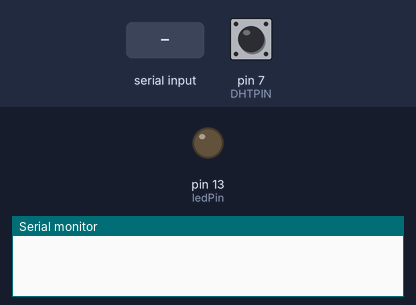
Bench run of a sketch on a simulated Arduino Uno, built with avr-gcc and run on an emulated ATmega328P. Shown: output pins drawn as LEDs (lit = HIGH), the last lines printed to the serial monitor. The inputs (shaded band) are chosen by the test bench; at power-on: pin 7 (DHTPIN) HIGH.

Above: at 1.2 s.
1.3 s: "2" received over Serial
At 1.6 s:
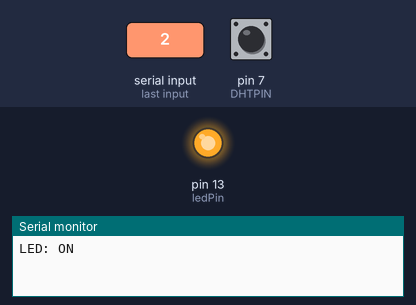
2.8 s: "1" received over Serial
At 4.6 s:
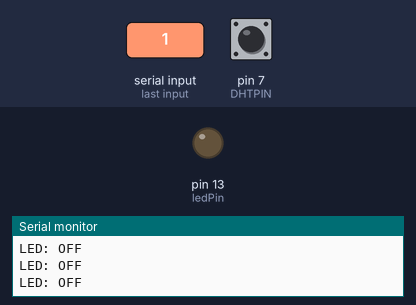
Timing chart, 0 to 6.1 s (numbered marks = the images above; inputs shaded):
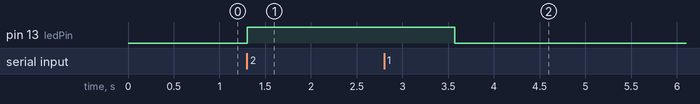

The sketch:

bluetoothwithdht22.ino
```cpp
//http://howtomechatronics.com/tutorials/arduino/arduino-and-hc-05-bluetooth-module-tutorial/
//https://create.arduino.cc/projecthub/attari/temperature-monitoring-with-dht22-arduino-15b013

#include <DHT.h>

#define ledPin 13
#define DHTPIN 7
#define DHTTYPE DHT22
DHT dht(DHTPIN, DHTTYPE);
int state = 0;

int chk;
float hum;
float temp;

void setup() {
  pinMode(ledPin, OUTPUT);
  digitalWrite(ledPin, LOW);
  Serial.begin(9600);

  dht.begin();
}

void loop() {
  if (Serial.available() > 0) {
    state = Serial.read();
  }

  if (state == '1') {
    digitalWrite(ledPin, LOW);
    Serial.println("LED: OFF");
  }
  else if (state == '2') {
    digitalWrite(ledPin, HIGH);
    Serial.println("LED: ON");
    delay(2000);
    hum = dht.readHumidity();
    temp = dht.readTemperature();
    Serial.print("Humidity: ");
    Serial.print(hum);
    Serial.print(" %, Temp: ");
    Serial.print(temp);
    Serial.print(" Celcius");
  }
}
```

Measured:
- after the input at 1.3 s, pin 13 (ledPin): LOW → HIGH at once
- after the input at 2.8 s, pin 13 (ledPin): HIGH → LOW after 0.77 s
